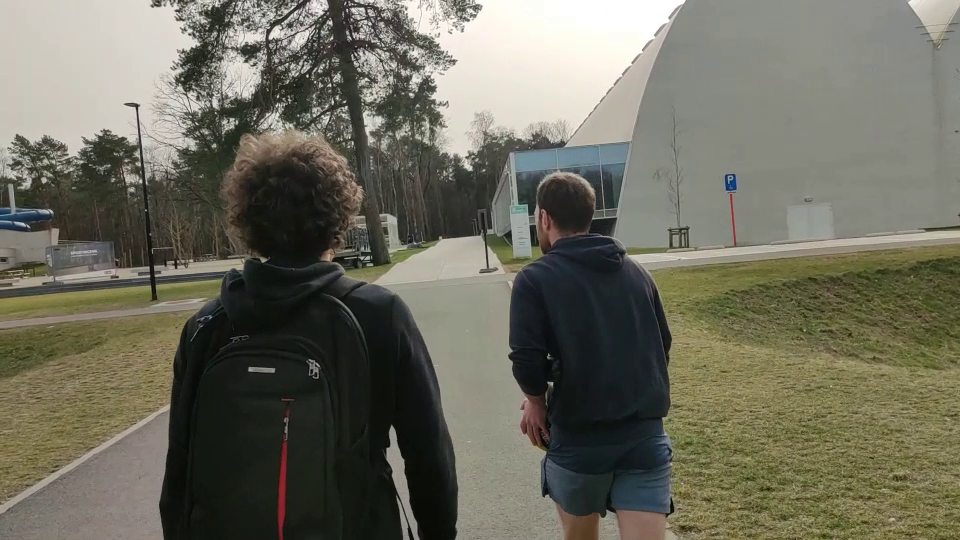
#> input picture image.png, 960 x 540 px, given in place of homek.mp4, which was not available
$ python small.py
#> lines starting #> are read from the running program, lines starting #| are printed output that depends on the picture; after the words box and inside, x2 and y2 are one past the last pixel; in counts of white or black regions, pixels touching at a corner belong together; pictures that were not available may be replaced by others from this repository, and a replacement may not be noted
from __future__ import print_function
import cv2 as cv
import cv2 as cv2
import argparse
import numpy as np
from opencv_process_video import *
max_value = 255
max_value_H = 360//2
low_H = 0
low_S = 0
low_V = 0
high_H = max_value_H
high_S = max_value
high_V = max_value
window_capture_name = 'Video Capture'
window_detection_name = 'Object Detection'
low_H_name = 'Low H'
low_S_name = 'Low S'
low_V_name = 'Low V'
high_H_name = 'High H'
high_S_name = 'High S'
high_V_name = 'High V'
def on_low_H_thresh_trackbar(val):
    global low_H
    global high_H
    low_H = val
    low_H = min(high_H-1, low_H)
    cv.setTrackbarPos(low_H_name, window_detection_name, low_H)
def on_high_H_thresh_trackbar(val):
    global low_H
    global high_H
    high_H = val
    high_H = max(high_H, low_H+1)
    cv.setTrackbarPos(high_H_name, window_detection_name, high_H)
def on_low_S_thresh_trackbar(val):
    global low_S
    global high_S
    low_S = val
    low_S = min(high_S-1, low_S)
    cv.setTrackbarPos(low_S_name, window_detection_name, low_S)
def on_high_S_thresh_trackbar(val):
    global low_S
    global high_S
    high_S = val
    high_S = max(high_S, low_S+1)
    cv.setTrackbarPos(high_S_name, window_detection_name, high_S)
def on_low_V_thresh_trackbar(val):
    global low_V
    global high_V
    low_V = val
    low_V = min(high_V-1, low_V)
    cv.setTrackbarPos(low_V_name, window_detection_name, low_V)
def on_high_V_thresh_trackbar(val):
    global low_V
    global high_V
    high_V = val
    high_V = max(high_V, low_V+1)
    cv.setTrackbarPos(high_V_name, window_detection_name, high_V)
parser = argparse.ArgumentParser(description='Code for Thresholding Operations using inRange tutorial.')
parser.add_argument('--camera', help='Camera divide number.', default=0, type=int)
args = parser.parse_args()
cap = cv.VideoCapture("bal.mp4")
cv.namedWindow(window_capture_name)
cv.namedWindow(window_detection_name)
cv.createTrackbar(low_H_name, window_detection_name , low_H, max_value_H, on_low_H_thresh_trackbar)
cv.createTrackbar(high_H_name, window_detection_name , high_H, max_value_H, on_high_H_thresh_trackbar)
cv.createTrackbar(low_S_name, window_detection_name , low_S, max_value, on_low_S_thresh_trackbar)
cv.createTrackbar(high_S_name, window_detection_name , high_S, max_value, on_high_S_thresh_trackbar)
cv.createTrackbar(low_V_name, window_detection_name , low_V, max_value, on_low_V_thresh_trackbar)
cv.createTrackbar(high_V_name, window_detection_name , high_V, max_value, on_high_V_thresh_trackbar)

def run():
    on_low_H_thresh_trackbar(26)
    on_high_H_thresh_trackbar(70)
    on_low_S_thresh_trackbar(82)
    on_high_S_thresh_trackbar(251)
    on_low_V_thresh_trackbar(119)
    on_high_V_thresh_trackbar(255)
    i = 25
    while True:
        cap = cv.VideoCapture("homek.mp4")
        while True:

            ret, frame = cap.read()
#> frame is the input picture: shape (540, 960, 3); mean B, G, R 94.3, 108.2, 109.6
            #frame = cv.imread("bal3.png")
            if frame is None:
                break

            #frame = Gblur(frame,(15,15), 0)
            frame_HSV = cv.cvtColor(frame, cv.COLOR_BGR2HSV)
#> frame_HSV: shape (540, 960, 3); mean H, S, V 36.9, 51.3, 111.7
            frame_threshold = cv.inRange(frame_HSV, (low_H, low_S, low_V), (high_H, high_S, high_V))
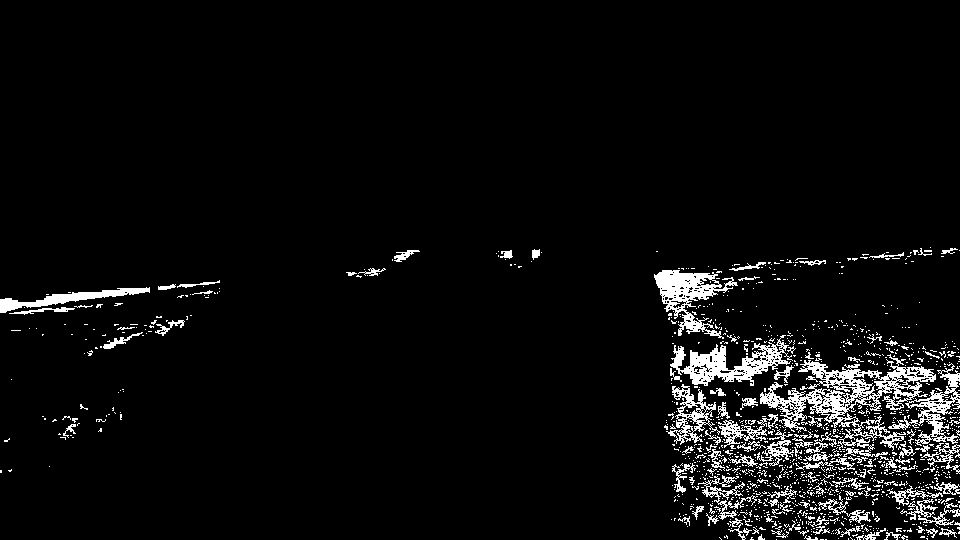
#> frame_threshold: shape (540, 960); 4.9% white; 1214 white regions (1102 under 20 px), largest, box (x1, y1, x2, y2) and area: (760, 354, 936, 457) 5019, (670, 335, 793, 386) 2321, (654, 270, 738, 339) 2126
            #frame_threshold = cv.inRange(frame_HSV, (6,157,56), (12,242,242))


            kernel = np.ones((i,i),np.uint8)


            kernelc = cv2.getStructuringElement(cv2.MORPH_ELLIPSE,(i,i))

            #frame = cv2.Canny(frame_threshold,400,500)

            frame_threshold = cv2.dilate(frame_threshold,kernelc,  iterations = 1)
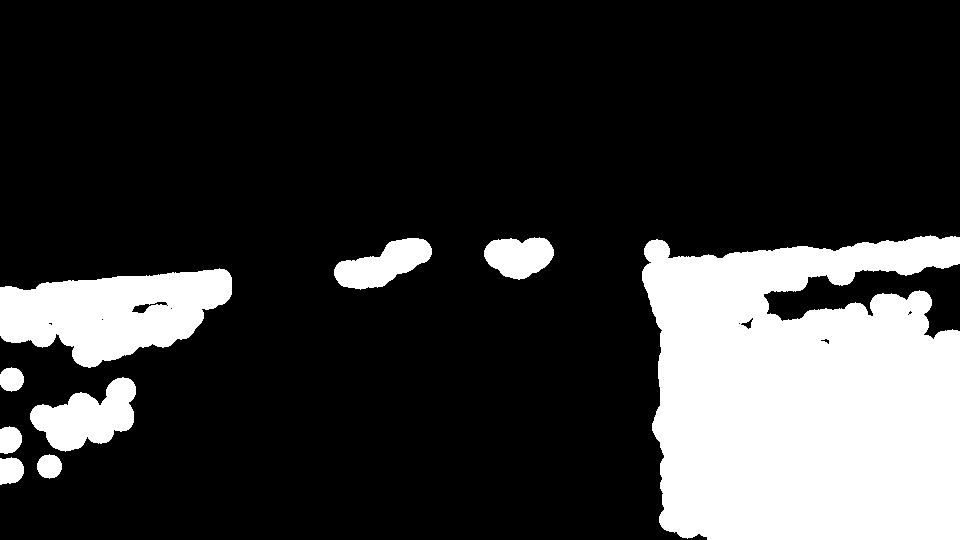
#> frame_threshold: shape (540, 960); 21% white; 9 white regions, largest, box (x1, y1, x2, y2) and area: (642, 235, 960, 540) 82528, (0, 268, 232, 368) 14890, (30, 377, 136, 452) 4574
            frame_threshold = cv2.erode(frame_threshold, kernelc, iterations = 1)
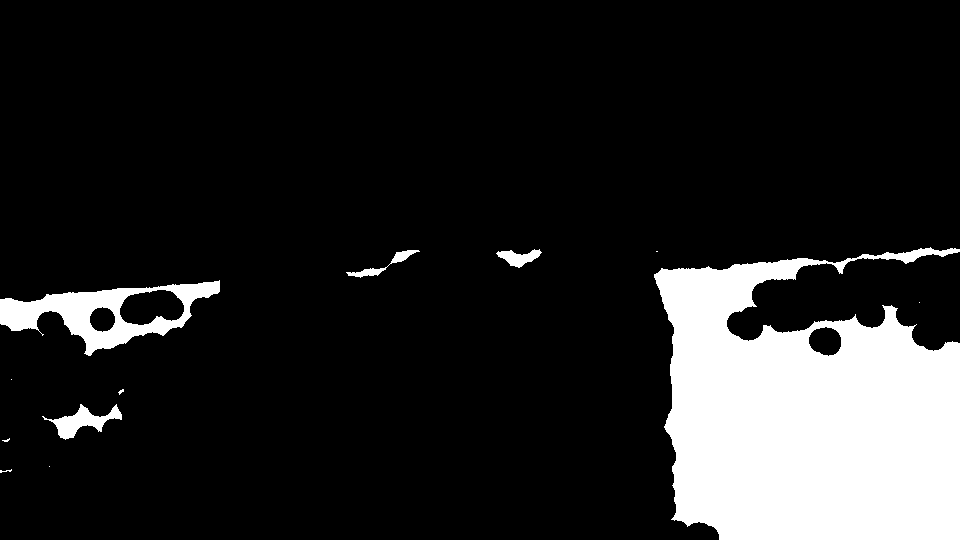
#> frame_threshold: shape (540, 960); 14.3% white; 12 white regions (6 under 20 px), largest, box (x1, y1, x2, y2) and area: (654, 247, 960, 540) 65951, (0, 280, 220, 356) 6049, (42, 404, 122, 440) 1042, (496, 249, 542, 268) 444, (346, 250, 420, 278) 398, (0, 469, 12, 473) 20


            #frame_threshold = cv2.add(frame_threshold , cv2.Canny(frame_threshold,400,500))

            #frame_threshold = cv2.dilate(frame_threshold,kernel,iterations = 1)

            #frame_threshold= cv2.morphologyEx(frame_threshold,cv2.MORPH_OPEN,kernel, iterations = 2)


            cv.imshow(window_capture_name, frame)
            cv.imshow(window_detection_name, frame_threshold)


            key = cv.waitKey(30)
#> (key q is pressed here)
            if key == ord('q') or key == 27:
                return

            key = cv.waitKey(30)
            if key == ord('i') or key == 20:
                i = i + 1
                print(i)


x = run()

$ run again, on bal.png
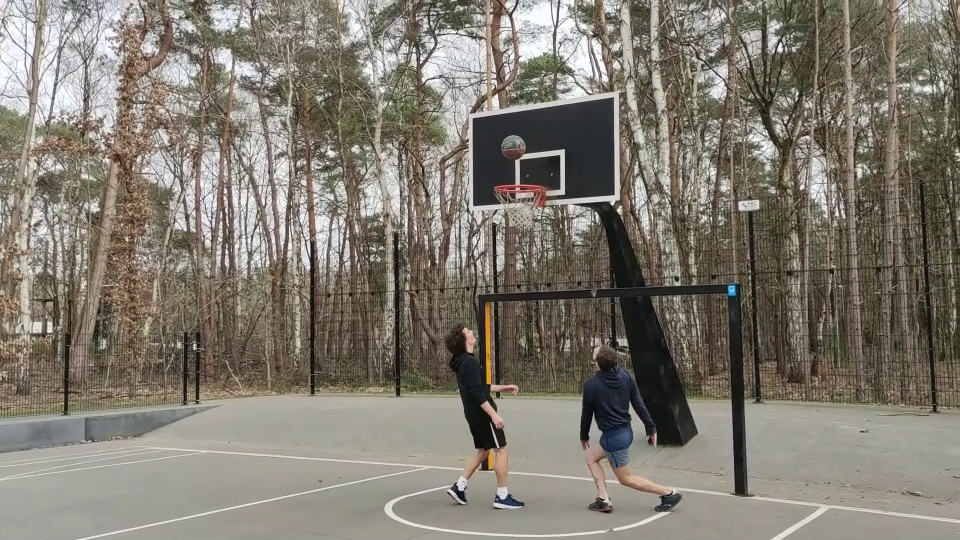
#> input picture bal.png, 960 x 540 px, given in place of homek.mp4, which was not available
#> in run, frame is the input picture: shape (540, 960, 3); mean B, G, R 112.3, 122.6, 128.4
#> frame_HSV: shape (540, 960, 3); mean H, S, V 29.1, 42.1, 129
#> in run, `frame_threshold = cv.inRange(frame_HSV, (low_H, low_S, low_V), (high_H..`:
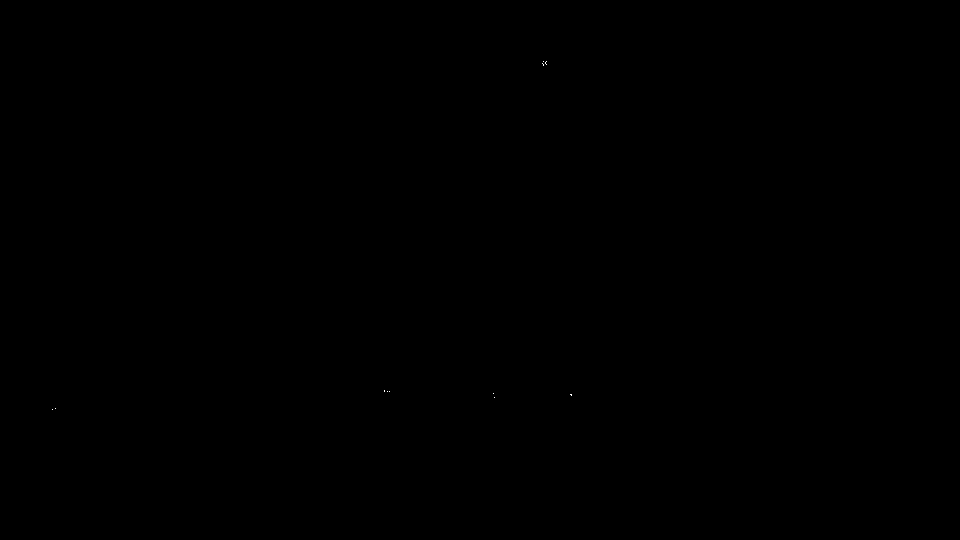
#> frame_threshold: shape (540, 960); 0% white in thin lines or dots, all inside (x1, y1, x2, y2) = (52, 61, 572, 410)
#> in run, `frame_threshold = cv2.dilate(frame_threshold,kernelc,  iterations = 1)`:
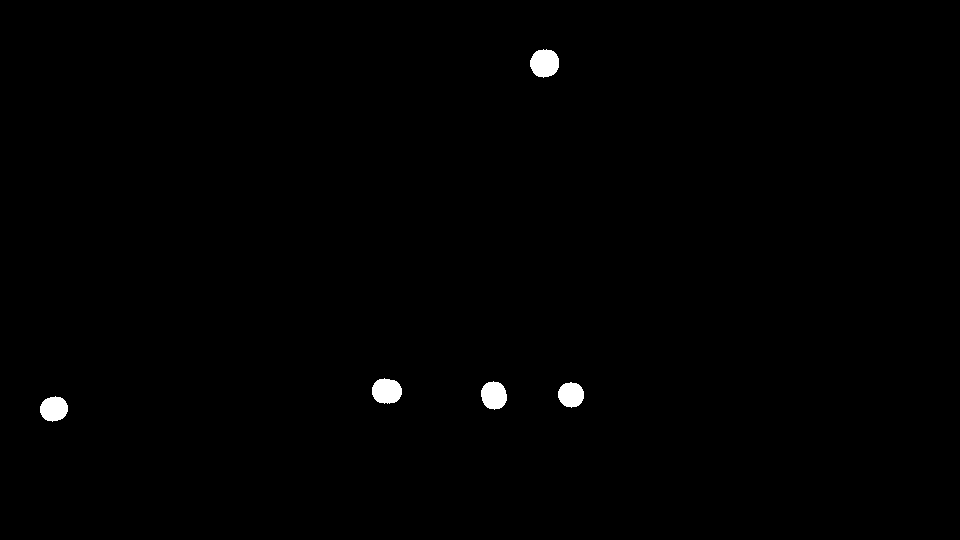
#> frame_threshold: shape (540, 960); 0.56% white; 5 white regions, box (x1, y1, x2, y2) and area: (530, 49, 559, 78) 656, (372, 378, 402, 404) 612, (481, 381, 507, 410) 580, (40, 396, 68, 422) 554, (558, 382, 584, 408) 520

$ run again, on bal3.png
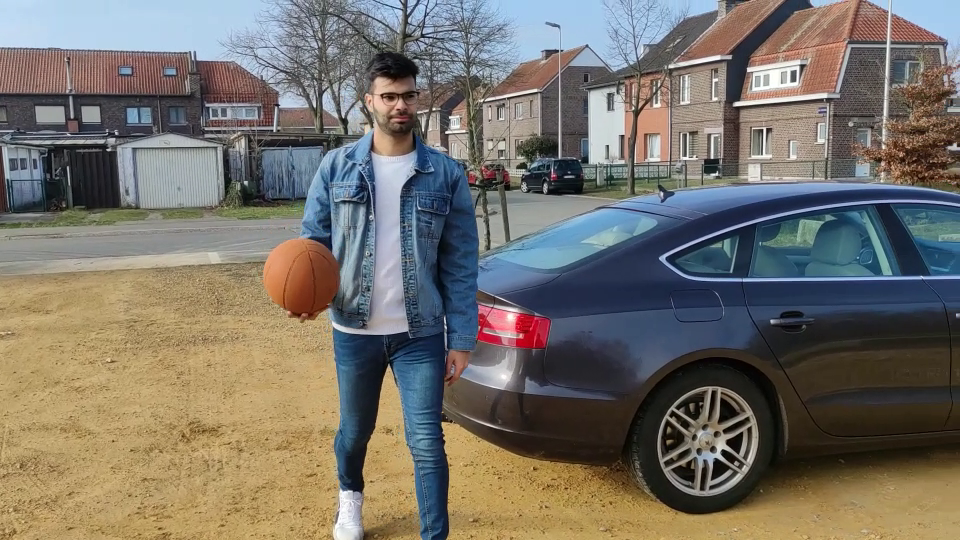
#> input picture bal3.png, 960 x 540 px, given in place of homek.mp4, which was not available
#> in run, frame is the input picture: shape (540, 960, 3); mean B, G, R 105.4, 113.8, 118.8
#> frame_HSV: shape (540, 960, 3); mean H, S, V 58.6, 86.7, 134
#> in run, `frame_threshold = cv.inRange(frame_HSV, (low_H, low_S, low_V), (high_H..`:
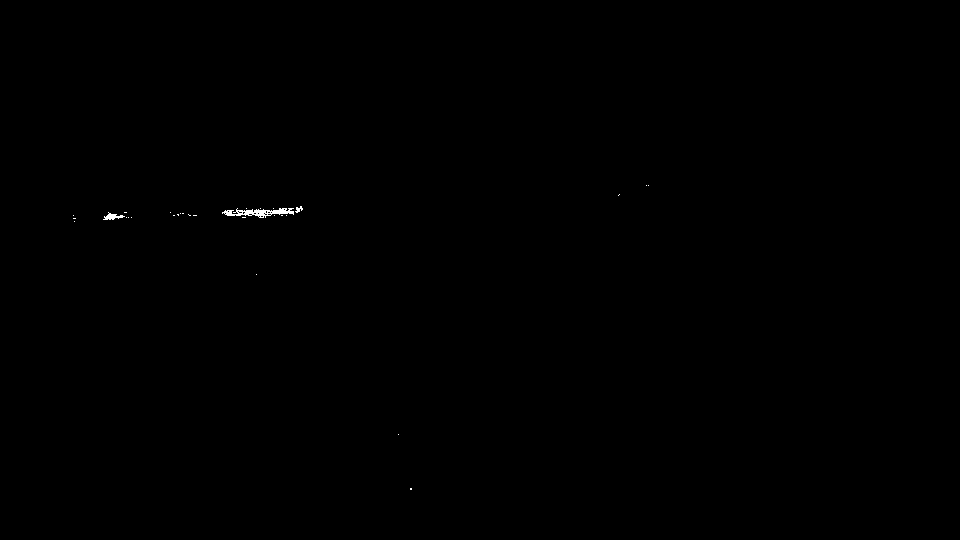
#> frame_threshold: shape (540, 960); 0.1% white; 30 white regions (27 under 20 px), largest, box (x1, y1, x2, y2) and area: (222, 208, 294, 218) 350, (103, 212, 125, 220) 83, (295, 206, 303, 213) 30
#> in run, `frame_threshold = cv2.dilate(frame_threshold,kernelc,  iterations = 1)`:
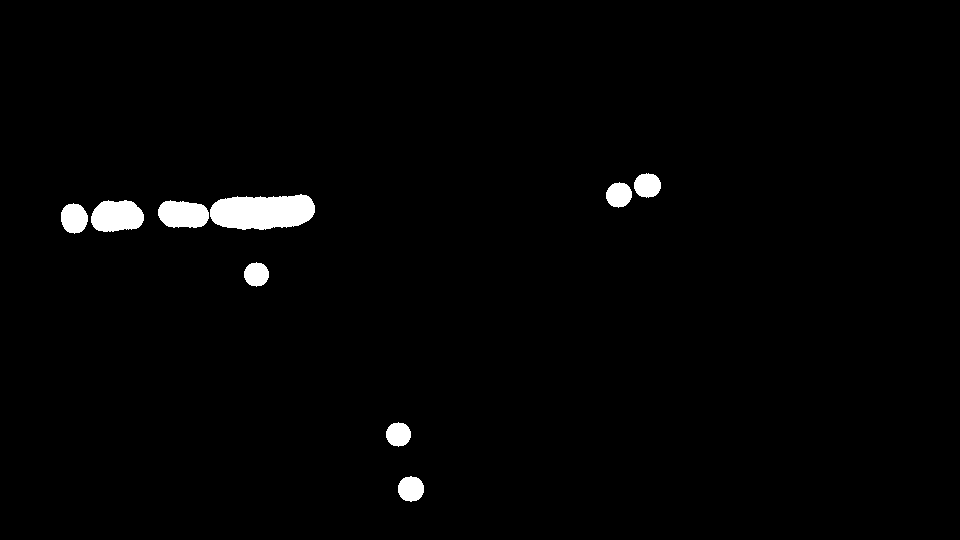
#> frame_threshold: shape (540, 960); 1.7% white; 9 white regions, largest, box (x1, y1, x2, y2) and area: (210, 194, 315, 230) 3028, (91, 200, 144, 232) 1361, (158, 200, 209, 228) 1150
